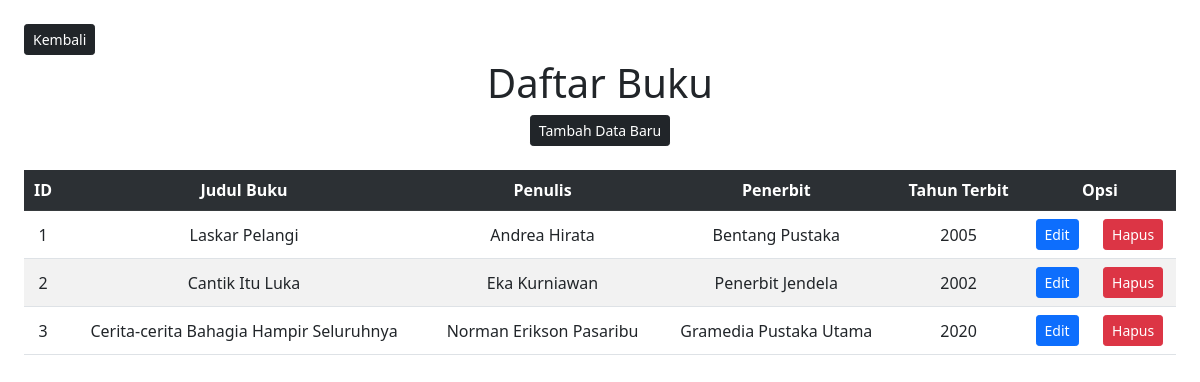
The page /Buku.php on the database as committed earlier.
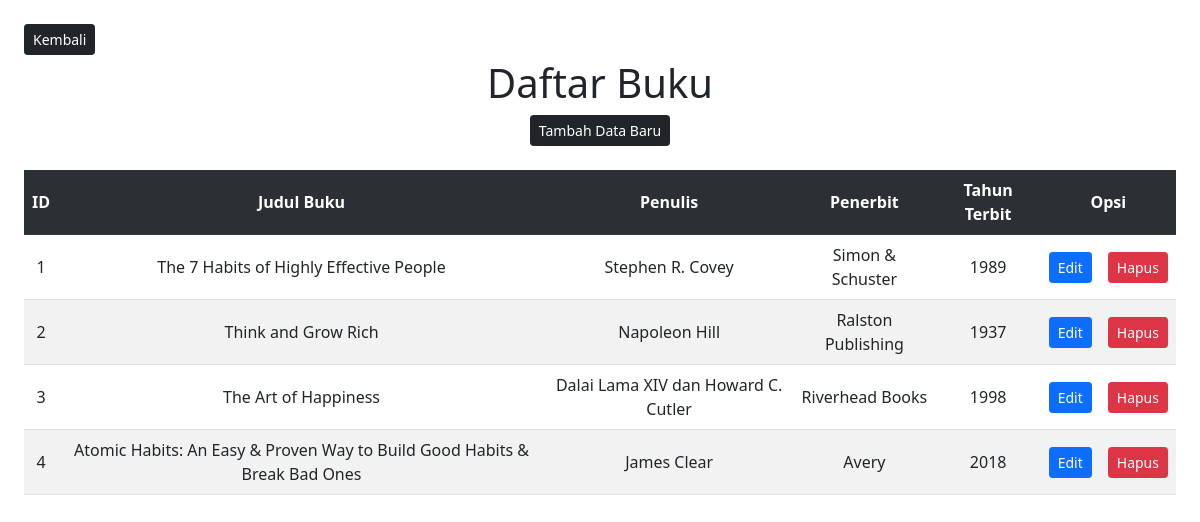
The same page on the database as committed later.
### tables this page shows
CREATE TABLE `buku` (
  `id_buku` int(11) NOT NULL,
  `judul_buku` varchar(500) NOT NULL,
  `penulis` varchar(500) NOT NULL,
  `penerbit` varchar(250) NOT NULL,
  `tahun_terbit` int(11) NOT NULL
);

### Model.php (called while the page is built, shortened)
<?php
function selectalldata($table)
{
  $select = "SELECT * FROM $table";
  $select1 = mysqli_query($GLOBALS['connect'], $select);
  return $select1;
}

### Buku.php (the view, shortened to what this page needs)
<?php
require "Model.php";
?>
<!doctype html>
<html lang="en">
<head>
  <link href="https://cdn.jsdelivr.net/npm/bootstrap@5.1.3/dist/css/bootstrap.min.css" rel="stylesheet">
</head>
<body>
  <a href="index.php"><button type="button" class="btn btn-dark btn-sm mt-4 ms-4">Kembali</button></a>
  <h1 class="mt-1">Daftar Buku</h1>
  <center><a href="FromBuku.php"><button type="button" class="btn btn-sm btn-dark">Tambah Data Baru</button></a></center>
  <div class="table-responsive mx-4 mt-4">
    <table class="table table-striped align-middle">
      <tr class="table-dark">
        <th>ID</th>
        <th>Judul Buku</th>
        <th>Penulis</th>
        <th>Penerbit</th>
        <th>Tahun Terbit</th>
        <th colspan="2">Opsi</th>
      </tr>
      <?php
      $result = selectalldata("buku");
      while ($data = mysqli_fetch_array($result)) { ?>
        <tr>
          <td><?php echo $data['id_buku'] ?></td>
          <td><?php echo $data['judul_buku'] ?></td>
          <td><?php echo $data['penulis'] ?></td>
          <td><?php echo $data['penerbit'] ?></td>
          <td><?php echo $data['tahun_terbit'] ?></td>
          <td style="text-align: center;"><a href="FromBuku.php?id_buku=<?php echo $data['id_buku']; ?>"><button class="btn btn-primary btn-sm">Edit</button></a></td>
          <td style="text-align: center;"><a href="Buku.php?id_buku=<?php echo $data['id_buku']; ?>" onclick="return confirm('Hapus data?')"><button class="btn btn-danger btn-sm">Hapus</button></a></td>
        </tr>
      <?php } ?>
    </table>
  </div>
</body>
</html>

### Buku.php (style rules this page uses)
h1, table { text-align: center; }

Rows that differ between the two databases and show on the page:
changed buku id 1: judul_buku "Laskar Pelangi" → "The 7 Habits of Highly Effective People"; penulis "Andrea Hirata" → "Stephen R. Covey"; penerbit "Bentang Pustaka" → "Simon & Schuster"; tahun_terbit "2005" → "1989"
changed buku id 2: judul_buku "Cantik Itu Luka" → "Think and Grow Rich"; penulis "Eka Kurniawan" → "Napoleon Hill"; penerbit "Penerbit Jendela" → "Ralston Publishing"; tahun_terbit "2002" → "1937"
changed buku id 3: judul_buku "Cerita-cerita Bahagia Hampir Seluruhnya" → "The Art of Happiness"; penulis "Norman Erikson Pasaribu" → "Dalai Lama XIV dan Howard C. Cutler"; penerbit "Gramedia Pustaka Utama" → "Riverhead Books"; tahun_terbit "2020" → "1998"
added buku: id_buku "4", judul_buku "Atomic Habits: An Easy & Proven Way to Build Good Habits & Break Bad Ones", penulis "James Clear", penerbit "Avery", tahun_terbit "2018"
